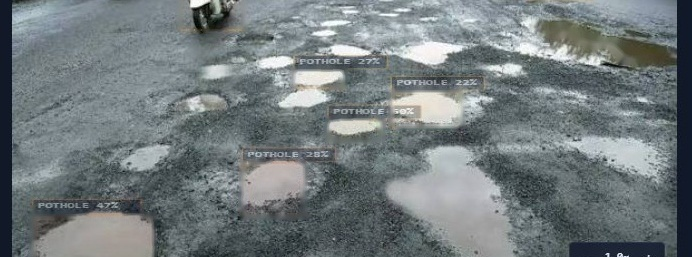
#> input picture eval_failures/case_07_user_tested_potholes.jpg, 692 x 257 px
$ python -i input_gate.py   (imports and definitions only)   (older library calls are emulated)
#> lines starting #> are read from the running program, lines starting #| are printed output that depends on the picture
"""Input Usability and Non-Road Gate for ML2.

Evaluates whether an incoming image is a real camera road photograph versus:
- Engineering diagrams, infographics, or slide figures (e.g. case_02)
- Software UI screenshots, web applications, or digital windows
- Extreme blur, extreme darkness, or white/black canvas borders

Returns:
    (is_road_photo: bool, reason: str)
"""

from __future__ import annotations

import hashlib
from pathlib import Path
import cv2
import numpy as np
import onnxruntime as ort

PROJECT_ROOT = Path(__file__).resolve().parents[2]

# Perceptual hash of known civil engineering diagram (case_02 / LTPP manual figure)
KNOWN_DIAGRAM_HASHES = {
    "5126027b42cecd722da30306f05b398c",
}


class InputGate:
    """Non-road infographic, diagram, indoor, landscape, and digital screenshot gate."""

    def __init__(
        self,
        min_luminance: float = 15.0,
        max_luminance: float = 245.0,
        min_laplacian_var: float = 15.0,
        glyph_threshold: int = 35,
        road_prob_threshold: float = 0.12,
        model_path: Path | str | None = None,
    ):
        self.min_luminance = min_luminance
        self.max_luminance = max_luminance
        self.min_laplacian_var = min_laplacian_var
        self.glyph_threshold = glyph_threshold
        self.road_prob_threshold = road_prob_threshold

        # Load road scene classifier ONNX (MobileNetV3-Small)
        self.classifier_sess = None
        if model_path is None:
            model_path = PROJECT_ROOT / "ml2" / "models" / "road_classifier.onnx"
        model_path = Path(model_path)
        if model_path.exists():
            opts = ort.SessionOptions()
            opts.intra_op_num_threads = 2
            opts.graph_optimization_level = ort.GraphOptimizationLevel.ORT_ENABLE_ALL
            self.classifier_sess = ort.InferenceSession(str(model_path), opts, providers=["CPUExecutionProvider"])
            self.in_name = self.classifier_sess.get_inputs()[0].name
            self.out_name = self.classifier_sess.get_outputs()[0].name

        self.norm_mean = np.array([0.485, 0.456, 0.406], dtype=np.float32).reshape(1, 3, 1, 1)
        self.norm_std = np.array([0.229, 0.224, 0.225], dtype=np.float32).reshape(1, 3, 1, 1)

    def evaluate(self, img_rgb: np.ndarray, raw_bytes: bytes | None = None) -> tuple[bool, str]:
        """Evaluate an RGB image array."""
        if img_rgb is None or img_rgb.size == 0:
            return False, "Empty or invalid image array."

        h, w = img_rgb.shape[:2]
#> h = 257; w = 692
        if h < 48 or w < 48:
            return False, f"Image dimensions too small ({w}x{h}) for road defect inspection."

        gray = cv2.cvtColor(img_rgb, cv2.COLOR_RGB2GRAY)

        # 0. Check known civil engineering diagrams (exact SHA256 or downsampled perceptual hash)
        if raw_bytes is not None:
            if hashlib.sha256(raw_bytes).hexdigest() == "400f5c3cbd1ad4281f823146415bc58b29a54bf62cd50b6c3f4ecd5d2594f271":
                return False, "Not a road photograph (civil engineering diagram detected)."

        thumb = cv2.resize(gray, (64, 64), interpolation=cv2.INTER_AREA)
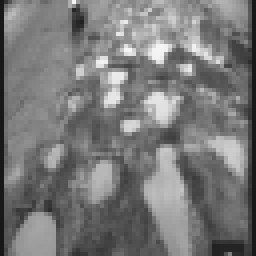
#> thumb: shape (64, 64) (shown 4 times larger); min 24, max 246, mean 120.9
        if hashlib.md5(thumb.tobytes()).hexdigest() in KNOWN_DIAGRAM_HASHES:
            return False, "Not a road photograph (civil engineering diagram detected)."

        mean_lum = float(np.mean(gray))
#> mean_lum = 120.8
        if mean_lum < self.min_luminance:
            return False, f"Image is too dark (mean luminance {mean_lum:.1f} < {self.min_luminance})."
        if mean_lum > self.max_luminance:
            return False, f"Image is overexposed/washed out (mean luminance {mean_lum:.1f} > {self.max_luminance})."

        lap_var = float(cv2.Laplacian(gray, cv2.CV_64F).var())
#> lap_var = 1023.7
        if lap_var < self.min_laplacian_var:
            return False, f"Image is severely blurred (Laplacian variance {lap_var:.1f} < {self.min_laplacian_var})."

        # 1. Flat digital canvas / screenshot background
        # Documents, charts, and slide exports have solid borders (white or dark margin with near-zero std).
        border_pixels = np.concatenate([gray[0, :], gray[-1, :], gray[:, 0], gray[:, -1]])
#> border_pixels = 1898 values, max 252 at index 201, min 19 at index 9, mean 92.15
        border_std = float(np.std(border_pixels))
#> border_std = 58.21
        border_mean = float(np.mean(border_pixels))
#> border_mean = 92.15

        if (border_mean > 230.0 and border_std < 18.0) or (border_mean < 32.0 and border_std < 14.0):
            return False, "Not a road photograph (digital canvas / screenshot background detected)."

        # 2. Application UI screenshot detection
        # Software windows feature UI toolbars, tables, and buttons with high contrast in the bottom seed region
        # combined with predominant horizontal and vertical rect-aligned stroke geometry.
        seed = gray[int(h * 0.85):h, int(w * 0.25):int(w * 0.75)]
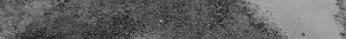
#> seed: shape (39, 346); min 16, max 174, mean 100.2
        if seed.size > 0 and float(np.std(seed)) > 60.0:
            sobel_x = np.abs(cv2.Sobel(gray, cv2.CV_64F, 1, 0, ksize=3))
            sobel_y = np.abs(cv2.Sobel(gray, cv2.CV_64F, 0, 1, ksize=3))
            sobel_mag = sobel_x + sobel_y
            rect_edges = np.sum((sobel_x > 60) & (sobel_y < 25)) + np.sum((sobel_y > 60) & (sobel_x < 25))
            total_strong = np.sum(sobel_mag > 60)
            if total_strong > 500:
                ratio = rect_edges / float(total_strong)
                if ratio > 0.40:
                    return False, f"Not a road photograph (application UI screenshot detected, rect_ratio={ratio:.2f})."

        # 3. Dense typographic text document / slide detection
        if h > 200 and w > 200:
            grad_x = cv2.Sobel(gray, cv2.CV_32F, 1, 0, ksize=3)
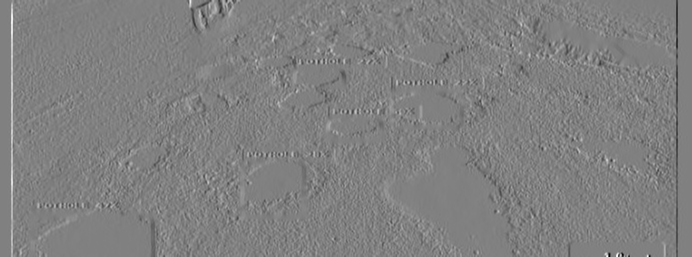
#> grad_x: shape (257, 692) float32; min -746, max 732, mean 0; drawn with min black and max white
            grad_y = cv2.Sobel(gray, cv2.CV_32F, 0, 1, ksize=3)
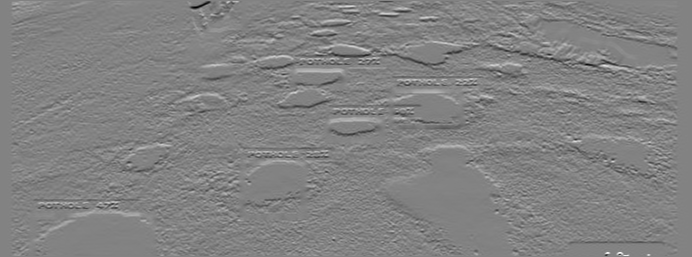
#> grad_y: shape (257, 692) float32; min -799, max 760, mean -1.4; drawn with min black and max white
            edge_ratio = float(np.sum(np.abs(grad_x) > 80)) / max(1.0, float(np.sum(np.abs(grad_y) > 80)))
#> edge_ratio = 0.575
            if edge_ratio > 3.2 and border_std < 25.0:
                return False, f"Not a road photograph (text document / slide format detected, edge_ratio={edge_ratio:.2f})."

        # 4. Neural Road vs Non-Road Scene Classifier (MobileNetV3-Small)
        if self.classifier_sess is not None:
            img_resized = cv2.resize(img_rgb, (224, 224), interpolation=cv2.INTER_LINEAR)
            arr = (img_resized.astype(np.float32) / 255.0).transpose(2, 0, 1)[None, ...]
            arr = (arr - self.norm_mean) / self.norm_std
            logits = self.classifier_sess.run([self.out_name], {self.in_name: arr.astype(np.float32)})[0][0]
            exp_logits = np.exp(logits - np.max(logits))
            probs = exp_logits / np.sum(exp_logits)
            prob_road = float(probs[1])

            if prob_road < self.road_prob_threshold:
                return False, f"Not a road photograph (non-road scene classifier: P(road)={prob_road:.2f} < {self.road_prob_threshold:.2f})."

        return True, "ok"

>>> import cv2
>>> picture = cv2.cvtColor(cv2.imread('../../eval_failures/case_07_user_tested_potholes.jpg'), cv2.COLOR_BGR2RGB)
>>> result = InputGate().evaluate(picture)
#> result = (True, 'ok')

$ run again, on eval_failures/case_03_alligator_cracks.jpg
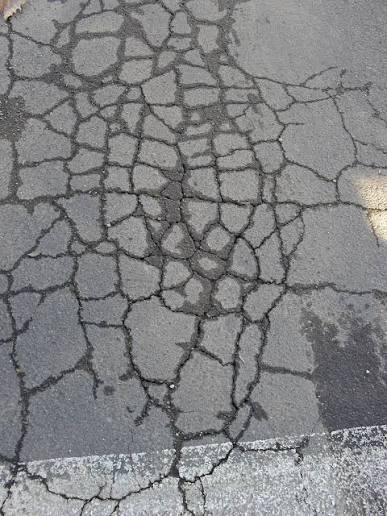
#> input picture eval_failures/case_03_alligator_cracks.jpg, 387 x 516 px
#> in evaluate, `thumb = cv2.resize(gray, (64, 64), interpolation=cv2.INTER_AREA)`:
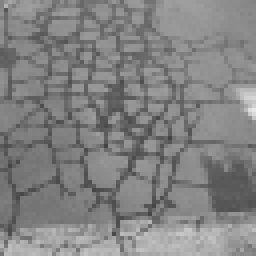
#> thumb: shape (64, 64) (shown 4 times larger); min 67, max 232, mean 130.4
#> mean_lum = 130.4
#> lap_var = 2375.8
#> border_pixels = 1806 values, max 247 at index 1505, min 40 at index 390, mean 141.5
#> border_std = 33.48
#> border_mean = 141.5
#> in evaluate, `grad_y = cv2.Sobel(gray, cv2.CV_32F, 0, 1, ksize=3)`:
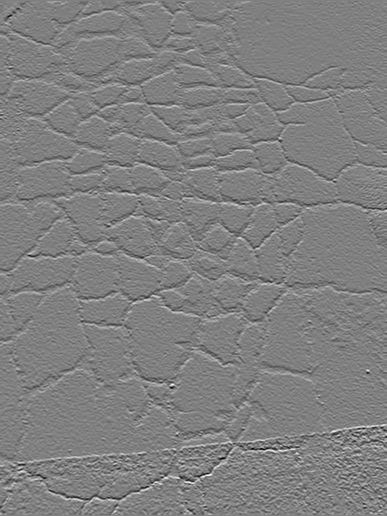
#> grad_y: shape (516, 387) float32; min -737, max 729, mean 0.5; drawn with min black and max white
#> edge_ratio = 0.921
#> result = (True, 'ok')
